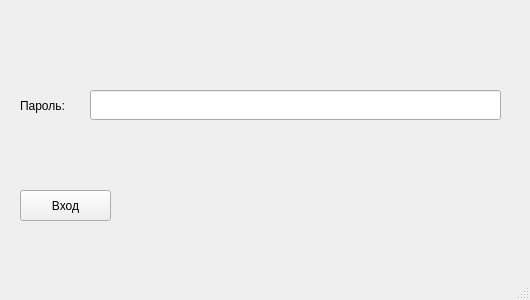
<?xml version="1.0" encoding="UTF-8"?>
<ui version="4.0">
 <class>Adminlogin</class>
 <widget class="QMainWindow" name="Adminlogin">
  <property name="geometry">
   <rect>
    <x>0</x>
    <y>0</y>
    <width>530</width>
    <height>300</height>
   </rect>
  </property>
  <property name="minimumSize">
   <size>
    <width>530</width>
    <height>300</height>
   </size>
  </property>
  <property name="maximumSize">
   <size>
    <width>530</width>
    <height>300</height>
   </size>
  </property>
  <property name="windowTitle">
   <string>Вход в режим администратора</string>
  </property>
  <widget class="QWidget" name="centralwidget">
   <widget class="QPushButton" name="Login">
    <property name="geometry">
     <rect>
      <x>20</x>
      <y>190</y>
      <width>91</width>
      <height>31</height>
     </rect>
    </property>
    <property name="text">
     <string>Вход</string>
    </property>
   </widget>
   <widget class="QLabel" name="label">
    <property name="geometry">
     <rect>
      <x>20</x>
      <y>90</y>
      <width>66</width>
      <height>31</height>
     </rect>
    </property>
    <property name="text">
     <string>Пароль:</string>
    </property>
   </widget>
   <widget class="QLineEdit" name="Password">
    <property name="geometry">
     <rect>
      <x>90</x>
      <y>90</y>
      <width>411</width>
      <height>30</height>
     </rect>
    </property>
    <property name="echoMode">
     <enum>QLineEdit::Password</enum>
    </property>
   </widget>
  </widget>
  <widget class="QMenuBar" name="menubar">
   <property name="geometry">
    <rect>
     <x>0</x>
     <y>0</y>
     <width>530</width>
     <height>23</height>
    </rect>
   </property>
  </widget>
  <widget class="QStatusBar" name="statusbar"/>
 </widget>
 <resources/>
 <connections/>
</ui>
